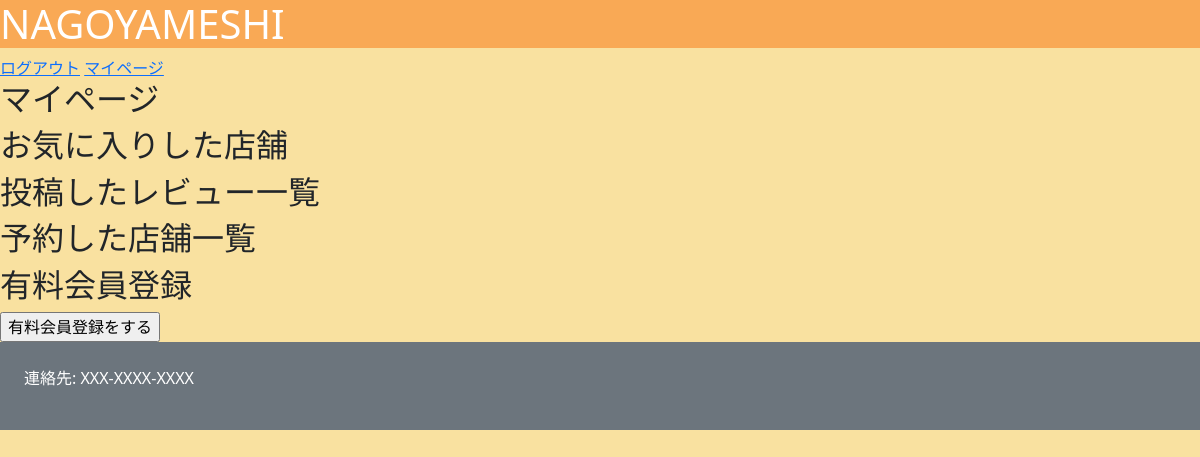
Page /mypage/ (signed in) on the earlier database version.
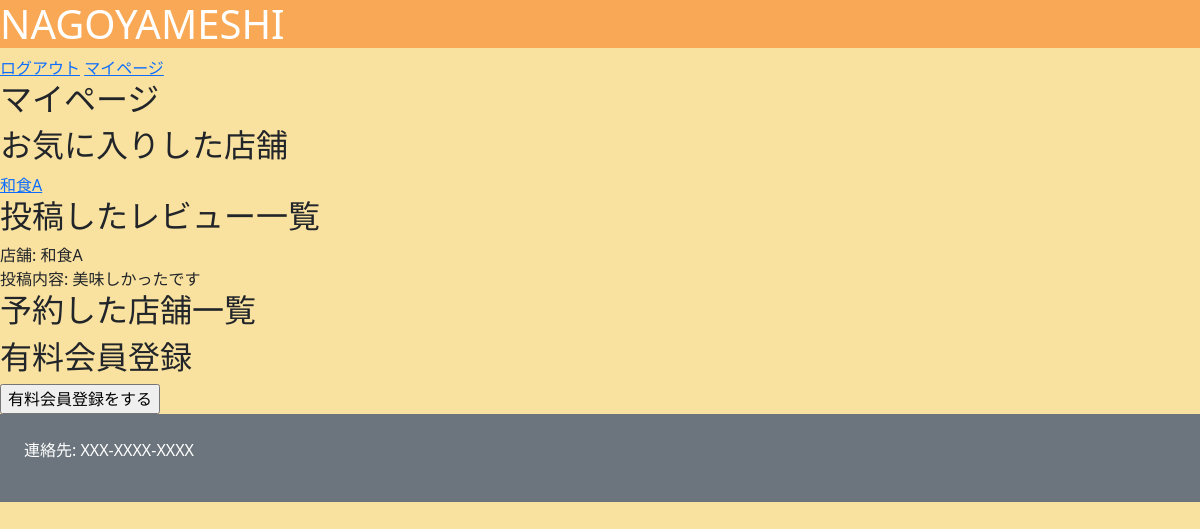
Same page on the later database version.
### nagoyameshi/models.py (models this page shows)
class Favorite(models.Model):
    user       = models.ForeignKey(User, verbose_name="登録者",on_delete=models.CASCADE)
    restaurant = models.ForeignKey(Restaurant, verbose_name="店舗",on_delete=models.CASCADE)
    created_at = models.DateTimeField(verbose_name="作成日時", default=timezone.now)

class Restaurant(models.Model):
    category        = models.ForeignKey(Category, verbose_name="カテゴリ", on_delete=models.CASCADE)
    name            = models.CharField(verbose_name="名前", max_length=50)
    image           = models.ImageField(verbose_name="画像", upload_to="nagoyameshi/restaurant/image/")
    description     = models.CharField(verbose_name="店舗説明", max_length=500)
    start_at        = models.TimeField(verbose_name="営業開始時間",default=timezone.now)
    end_at          = models.TimeField(verbose_name="営業終了時間",default=timezone.now)
    cost            = models.PositiveIntegerField(verbose_name="価格帯")
    post_code       = models.CharField(verbose_name="郵便番号", max_length=8)
    address         = models.CharField(verbose_name="住所", max_length=100)
    tel             = models.CharField(verbose_name="電話番号", max_length=11)
    created_at      = models.DateTimeField(verbose_name="投稿日時", default=timezone.now)
    updated_at      = models.DateTimeField(verbose_name="更新日時", auto_now=True)

class Review(models.Model):
    restaurant  = models.ForeignKey(Restaurant, verbose_name="店舗", on_delete=models.CASCADE)
    user        = models.ForeignKey(User, verbose_name="投稿者", on_delete=models.CASCADE)
    content     = models.CharField(verbose_name="内容", max_length=100)
    created_at  = models.DateTimeField(verbose_name="投稿日時", default=timezone.now)
    updated_at  = models.DateTimeField(verbose_name="更新日時", auto_now=True)
    """
    def star_icon(self):
        dic               = {}
        dic["true_star"]  = self.star * " "
        dic["false_star"] = ( MAX_STAR - self.star) * " "

        return dic
    """

### nagoyameshi/views.py (the view)
# urls.py: path("mypage/", MypageView.as_view(), name="mypage"),
class MypageView(LoginRequiredMixin,View):
    def get(self, request):
        context = {}
        context["favorites"] = Favorite.objects.filter(user=request.user)
        context["reviews"] = Review.objects.filter(user=request.user)
        context["reservations"] = Reservation.objects.filter(user=request.user)
        return render(request, "mypage.html", context)

### nagoyameshi/templates/mypage.html (shortened to what this page needs)
{% extends "base.html" %}
{% block main %}
<h2>マイページ</h2>
<h2>お気に入りした店舗</h2>
{% for favorite in favorites %}
<div>
    <a href="{% url 'restaurant' favorite.restaurant.id %}">{{ favorite.restaurant.name }}</a>
</div>
{% endfor %}
<h2>投稿したレビュー一覧</h2>
{% for review in reviews %}
<div>
    <div>店舗: {{ review.restaurant.name }}</div>
    <div>投稿内容: {{ review.content }}</div>
</div>
{% endfor %}
<h2>予約した店舗一覧</h2>
<h2>有料会員登録</h2>
{% if is_premium %}
<a href="{% url 'portal' %}">有料会員設定</a>
{% else %}
<form action="{% url 'checkout' %}" method="post">
    <input type="submit" value="有料会員登録をする">
</form>
{% endif %}
{% endblock %}

Differences in the rows shown:
added Favorite: restaurant.name "和食A"
added Review: restaurant.name "和食A", content "美味しかったです"
